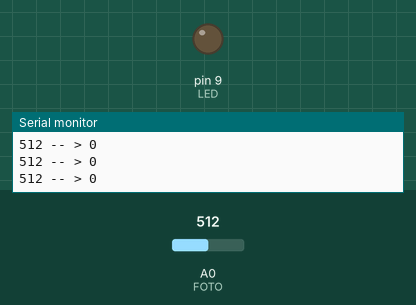
The sketch below on a simulated Arduino Uno, built with avr-gcc and run on an emulated ATmega328P. On the bench: output pins drawn as LEDs (lit = HIGH), the last lines printed to the serial monitor. The test bench sets the inputs (shaded band); at power-on: A0 (FOTO) = 512.

Above: at 1.2 s.
1.3 s: A0 (FOTO) set to 0
At 1.7 s:
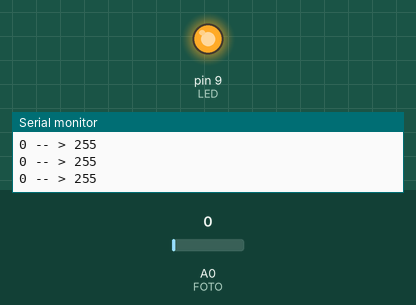
2.8 s: A0 (FOTO) set to 14
4.3 s: A0 (FOTO) set to 17
At 5.2 s:
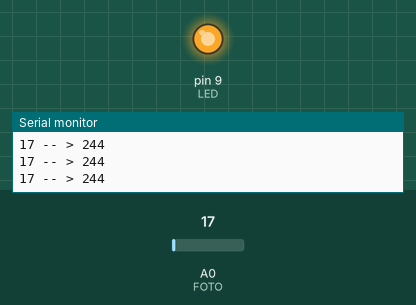
Timing chart, 0 to 7.3 s (numbered marks = the images above; inputs shaded):
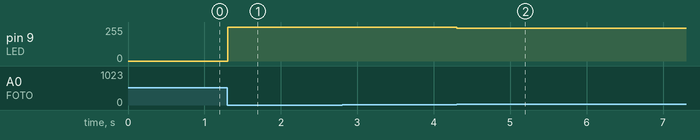

Measured:
- after the input at 1.3 s, pin 9 (LED): 0/255 → 255/255 at once
- after the input at 4.3 s, pin 9 (LED): 255/255 → 244/255 at once

The sketch:

_10_fotoresistenza.ino
```cpp
// (licence header left out)
int LED = 9;	  // Diamo un nome al PIN 9
int FOTO = A0;     // Diamo un nome al PIN A0;

int valore = 0;   // Definiamo una variabile che useremo
                  // per il valore del potenzionetro

int valoreNormalizzato = 0;  // definiamo una variabile dove metteremo il risultato
                             // di VALORE una volta normalizzato


void setup() {
  pinMode(LED, OUTPUT);		// Dico ad A. che il PIN 9 funziona come OUTPUT
  pinMode(FOTO, INPUT);          // Dico ad A. che il PIN A0 funziona come INPUT

  Serial.begin(9600);          // Apro la porta seriale per inviare dati al computer
                               // alla velocità di 9600 bit al secondo
}


void loop() {
  valore = analogRead(FOTO);    // Questo valore può andare da 0 a 1023
                               // ho bisogno di portarlo in una scala da 0 a 255


  valoreNormalizzato = map(valore, 15, 60, 0, 255);
  valoreNormalizzato = constrain(valoreNormalizzato, 0, 255);
  valoreNormalizzato = 255 - valoreNormalizzato;

  analogWrite(LED, valoreNormalizzato);

  Serial.print(valore);                // Stampo i valori sul monitor seriale
  Serial.print(" -- > ");
  Serial.println(valoreNormalizzato);

  delay(10);                   // Aggiungiamo un ritardo di un secondo solo
                               // per osservare meglio il motior seriale

}
```
